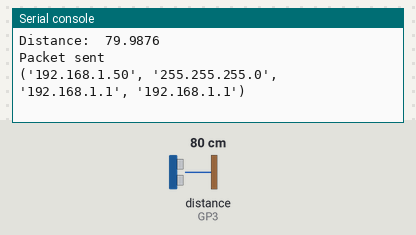
Simulated run of this program. Board: Raspberry Pi Pico running MicroPython. Parts: the last lines printed to the serial console. The test bench sets the inputs (shaded band); at power-on: distance to the obstacle (sensor on GP3) 80 cm. The echo pulse lasts 58.3 µs per cm; WiFi joins after 1.5 s.

Above: at 2.7 s.
2.8 s: distance to the obstacle (sensor on GP3) set to 2 cm
At 2.95 s:
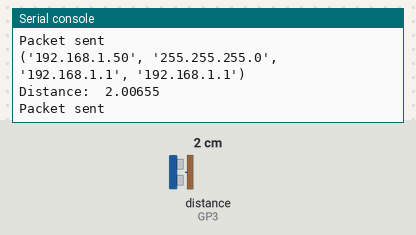
4.3 s: distance to the obstacle (sensor on GP3) set to 4 cm
At 4.39 s:
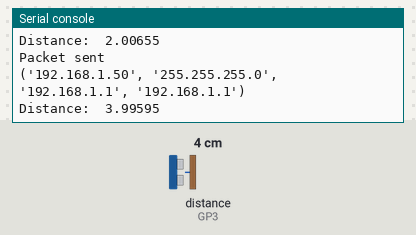
Timing chart, 0 to 7.3 s (numbered marks = the images above; inputs shaded):
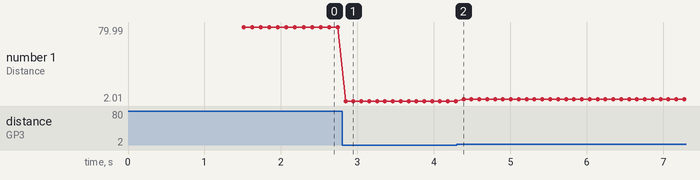

The program:

HC-SR04_drone_UDP_1.1.py
```python
# Author: Ember Ipek
# Date: 8/11/2025
# Preliminary proximity sensor data for eventual integration with a HS210 drone
# Data and checksum packed and sent to RPi through UDP

from machine import Pin, time_pulse_us
import time
import network
import socket
import struct

TRIGGER = Pin(2, Pin.OUT)
ECHO = Pin(3, Pin.IN)

# connect to mason wifi
ssid = "MASON"
wlan = network.WLAN(network.WLAN.IF_STA)
wlan.active(True)
wlan.connect(ssid)
while not wlan.isconnected():
    time.sleep(0.5)
print("Connected to Wi-Fi: ", wlan.ifconfig())

# UDP setup
UDP_IP = "10.166.174.71"  # IP of RPi
UDP_PORT = 5005
s = socket.socket(socket.AF_INET, socket.SOCK_DGRAM)

def checkDist():
    # send pulse
    TRIGGER.value(0)
    time.sleep_us(2)
    TRIGGER.value(1)
    time.sleep_us(10)
    TRIGGER.value(0)

    # calculate distance in cm, speed of sound in air = 343m/s
    duration = time_pulse_us(ECHO, 1)
    if duration < 0:
        dist = -1
    dist = duration * (343 / 2) * (0.0001)

    return dist

#     while ECHO.value == 0:
#         pass
#     t1 = time.ticks_us()
#     while ECHO.value == 1:
#         pass
#     t2 = time.ticks_us()
#     # print("t1: ", t1, "t2: ", t2)
#     # calculate distance in cm, speed of sound in air = 343m/s
#     return (t2 - t1) * (343 / 2) * (0.01)


def calcChecksum(byte_data):
    checksum = 0

    for byte in byte_data:
        checksum ^= byte

    return checksum

# packs data for transmission over UDP and appends checksum
# < = little endian, B = unsigned char, h = signed short, H = unsigned short, f = float
def packData(id, seq, dist, accelX, accelY, accelZ, gyroX):
    packet = struct.pack("<Bhfhhhh", id, seq, dist, accelX, accelY, accelZ, gyroX)
    checksum = calcChecksum(packet)
    packet += struct.pack("<H", checksum)

    return packet

# maintain wifi connection
def maintainWifi():
    if not wlan.isconnected():
        print("Wi-Fi lost, reconnecting...")
        connect_wifi()

    return

seq = 0
droneId = 1

while True:
    maintainWifi()
    dist = checkDist()
    print("Distance: ", checkDist())
    # placeholder values for accel and gyro
    accel = (0, 0, 0)
    gyroX = 0

    packet = packData(droneId, seq, dist, accel[0], accel[1], accel[2], gyroX)

    s.sendto(packet, (UDP_IP, UDP_PORT))
    print("Packet sent")
    print(wlan.ifconfig())

    seq = (seq + 1) % 65536

    time.sleep(0.1)
```

Measured:
- after the input at 2.8 s, the serial console: prints a new line after 0.05 s (image 1)
- after the input at 4.3 s, the serial console: prints a new line after 0.09 s (image 2)
- plotted number 1: 79.99 → 2.01 after the input at 2.8 s, 2.01 → 4 after the input at 4.3 s
